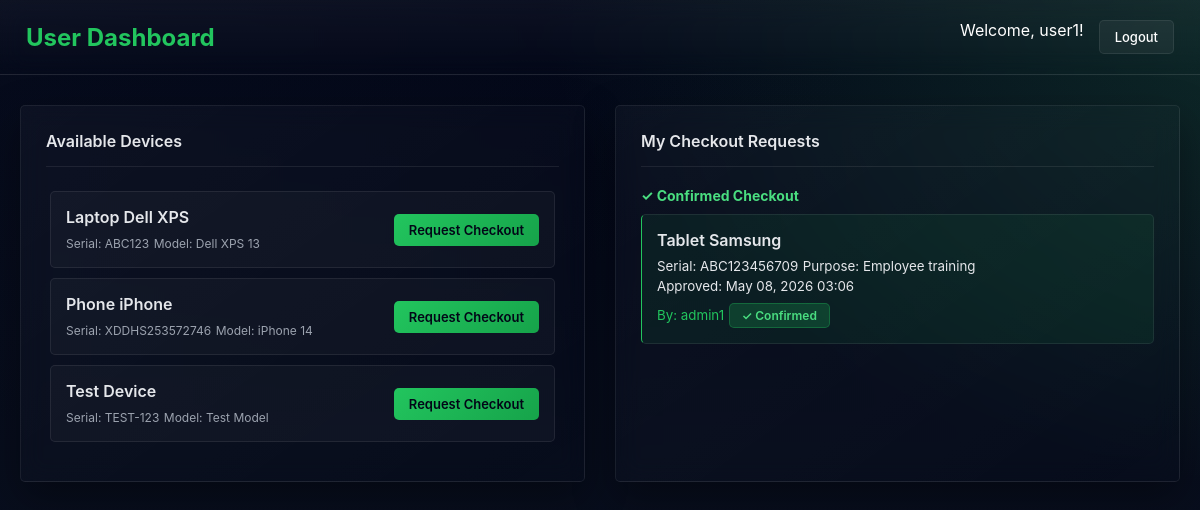
/user/dashboard/ (signed in), run on the app's committed database.
### monitor/models.py (models this page shows, shortened)
class RegisteredDevice(models.Model):
    serial_number = models.CharField(max_length=120, unique=True)
    device_name = models.CharField(max_length=200)
    device_model = models.CharField(max_length=200, blank=True)
    description = models.TextField(blank=True)
    registered_by = models.ForeignKey(User, on_delete=models.SET_NULL, null=True, blank=True, related_name='registered_devices')
    registered_date = models.DateTimeField(auto_now_add=True)
    is_active = models.BooleanField(default=True)
    class Meta:
        verbose_name = 'Registered Device'
        verbose_name_plural = 'Registered Devices'

class DeviceCheckout(models.Model):
    STATUS_CHOICES = (
        ('PENDING', 'Pending Approval'),
        ('APPROVED', 'Approved'),
        ('CHECKED_OUT', 'Checked Out'),
        ('COMPLETED', 'Completed'),
        ('DENIED', 'Denied'),
    )
    registered_device = models.ForeignKey(RegisteredDevice, on_delete=models.CASCADE, related_name='checkouts', null=True, blank=True)
    serial_number = models.CharField(max_length=120, blank=True, null=True)  # denormalized for quick lookup
    user = models.ForeignKey(User, on_delete=models.CASCADE, related_name='checkouts', null=True, blank=True)
    user_name = models.CharField(max_length=120)
    user_contact = models.CharField(max_length=120, blank=True)
    user_department = models.CharField(max_length=120, blank=True)
    checkout_time = models.DateTimeField(auto_now_add=True)
    checkin_time = models.DateTimeField(null=True, blank=True)
    purpose = models.TextField(blank=True)
    is_active = models.BooleanField(default=True)
    status = models.CharField(max_length=20, choices=STATUS_CHOICES, default='PENDING')
    approved_by = models.ForeignKey(User, on_delete=models.SET_NULL, null=True, blank=True, related_name='approvals')
    approval_date = models.DateTimeField(null=True, blank=True)
    class Meta:
        verbose_name = 'Device Checkout'
        verbose_name_plural = 'Device Checkouts'

### monitor/views.py (the view)
# urls.py: path('user/dashboard/', views.user_dashboard, name='user_dashboard'),
@login_required(login_url='login')
@role_required('USER')
def user_dashboard(request):
    all_registered_devices = RegisteredDevice.objects.filter(is_active=True).order_by('device_name')
    unavailable_serials = DeviceCheckout.objects.filter(
        status__in=['PENDING', 'CHECKED_OUT']
    ).values_list('serial_number', flat=True)
    available_devices = all_registered_devices.exclude(serial_number__in=unavailable_serials)
    user_checkouts = DeviceCheckout.objects.filter(user=request.user).order_by('-checkout_time')
    pending_checkouts = user_checkouts.filter(status='PENDING')
    approved_checkouts = user_checkouts.filter(status='CHECKED_OUT')
    return render(request, 'user_dashboard.html', {
        'available_devices': available_devices,
        'pending_checkouts': pending_checkouts,
        'approved_checkouts': approved_checkouts
    })

### monitor/templates/user_dashboard.html (shortened to what this page needs)
<!DOCTYPE html>
<html lang="en">
<head>
</head>
<body>
    <header>
        <h1>User Dashboard</h1>
        <div class="header-actions">
            <span>Welcome, {{ user.get_full_name|default:user.username }}!</span>
            <a href="{% url 'logout' %}">Logout</a>
        </div>
    </header>
    <div class="container">
        <div class="dashboard-grid">
            <div class="card" data-section="available-devices">
                <h2>Available Devices</h2>
                <div class="device-list" id="deviceList">
                    {% if available_devices %}
                        {% for device in available_devices %}
                        <div class="device-item">
                            <div class="device-info">
                                <strong>{{ device.device_name }}</strong>
                                <small>Serial: {{ device.serial_number }}</small>
                                {% if device.device_model %}<small>Model: {{ device.device_model }}</small>{% endif %}
                            </div>
                            <button onclick="openModal('{{ device.serial_number }}', '{{ device.device_name }}')">Request Checkout</button>
                        </div>
                        {% endfor %}
                    {% else %}
                        <div class="empty-message">
                            <p>No devices available at the moment</p>
                        </div>
                    {% endif %}
                </div>
            </div>
            <div class="card" data-section="checkout-requests">
                <h2>My Checkout Requests</h2>
                <div id="checkoutList">
                    {% if approved_checkouts %}
                        <div>
                            <h3 style="color: #4ade80; font-size: 14px; margin-bottom: 10px;">✓ Confirmed Checkout</h3>
                            {% for checkout in approved_checkouts %}
                            <div class="checkout-item" style="background: rgba(34,197,94,.08); border-left-color: var(--accent);">
                                <strong>{% if checkout.registered_device %}{{ checkout.registered_device.device_name }}{% else %}{{ checkout.serial_number }}{% endif %}</strong>
                                <small>Serial: {{ checkout.serial_number }}</small>
                                <small>Purpose: {{ checkout.purpose }}</small>
                                <br>
                                <small>Approved: {{ checkout.approval_date|date:"M d, Y H:i" }}</small>
                                <br>
                                <small style="color: var(--accent);">By: {{ checkout.approved_by.get_full_name|default:checkout.approved_by.username }}</small>
                                <span class="status-badge status-approved">✓ Confirmed</span>
                            </div>
                            {% endfor %}
                        </div>
                    {% endif %}
                </div>
            </div>
        </div>
    </div>
</body>
</html>

### monitor/templates/user_dashboard.html (style rules this page uses)
:root { --bg-1: #020617; --bg-2: #0b1220; --card: rgba(2, 6, 23, .75); --card-light: rgba(255,255,255,.03); --text: #e5e7eb; --muted: #9ca3af; --accent: #22c55e; --danger: #ef4444; --warn: #facc15; --border: rgba(255,255,255,.08); --blur: blur(12px); }
* { margin: 0; padding: 0; box-sizing: border-box; font-family: Inter, system-ui, -apple-system, Segoe UI, Roboto, Ubuntu, Arial, sans-serif; }
body { color: var(--text); background: radial-gradient(1200px 600px at -20% -20%, #1e293b33, transparent), radial-gradient(900px 500px at 120% 0%, #4ade8033, transparent), linear-gradient(180deg, var(--bg-1), var(--bg-2)); min-height: 100vh; }
header { backdrop-filter: var(--blur); border-bottom: 1px solid var(--border); background: linear-gradient(180deg, rgba(255,255,255,.04), rgba(255,255,255,0)); color: white; padding: 20px 26px; display: flex; justify-content: space-between; align-items: center; }
header h1 { font-size: 24px; font-weight: 700; color: var(--accent); }
.header-actions { display: flex; gap: 15px; }
.header-actions a { color: white; text-decoration: none; padding: 8px 15px; border-radius: 5px; border: 1px solid var(--border); background: rgba(255, 255, 255, 0.05); transition: all 0.3s ease; font-size: 13px; font-weight: 500; }
.container { max-width: 1200px; margin: 30px auto; padding: 0 20px; }
.dashboard-grid { display: grid; grid-template-columns: 1fr 1fr; gap: 30px; }
.card { border: 1px solid var(--border); border-radius: 5px; padding: 25px; background: linear-gradient(145deg, var(--card-light), rgba(255,255,255,0)); backdrop-filter: var(--blur); box-shadow: 0 16px 40px rgba(0,0,0,.35); }
.card h2 { color: var(--text); margin-bottom: 20px; padding-bottom: 15px; border-bottom: 1px solid var(--border); font-size: 16px; font-weight: 600; }
.device-list { max-height: 400px; overflow-y: auto; padding: 4px; }
.device-item { padding: 15px; background: rgba(255,255,255,.03); border: 1px solid var(--border); display: flex; justify-content: space-between; align-items: center; border-radius: 5px; margin-bottom: 10px; transition: all 0.3s ease; }
.device-info { flex: 1; }
.device-info strong { display: block; color: var(--text); margin-bottom: 5px; font-weight: 600; }
.device-info small { color: var(--muted); font-size: 12px; }
.device-item button { background: linear-gradient(135deg, var(--accent) 0%, #16a34a 100%); color: #020617; border: none; padding: 8px 15px; border-radius: 5px; cursor: pointer; font-size: 13px; font-weight: 600; transition: all 0.3s ease; }
.checkout-item { padding: 15px; background: rgba(34,197,94,.1); border-left: 4px solid var(--accent); border-radius: 5px; margin-bottom: 10px; border: 1px solid var(--border); }
.checkout-item strong { display: block; color: var(--text); margin-bottom: 5px; font-weight: 600; }
.status-badge { display: inline-block; padding: 4px 12px; border-radius: 5px; font-size: 12px; font-weight: 600; margin-top: 8px; }
.status-approved { background: rgba(34,197,94,.2); color: #4ade80; border: 1px solid rgba(34,197,94,.3); }

### data on the page
RegisteredDevice: device_name "Laptop Dell XPS", serial_number "ABC123", device_model "Dell XPS 13"
RegisteredDevice: device_name "Phone iPhone", serial_number "XDDHS253572746", device_model "iPhone 14"
RegisteredDevice: device_name "Test Device", serial_number "TEST-123", device_model "Test Model"
DeviceCheckout: registered_device.device_name "Tablet Samsung", serial_number "ABC123456709", purpose "Employee training", approval_date "May 08, 2026 03:06", approved_by.get_full_name "admin1"

### other printed values
{{ user.get_full_name|default:user.username }} "user1"
